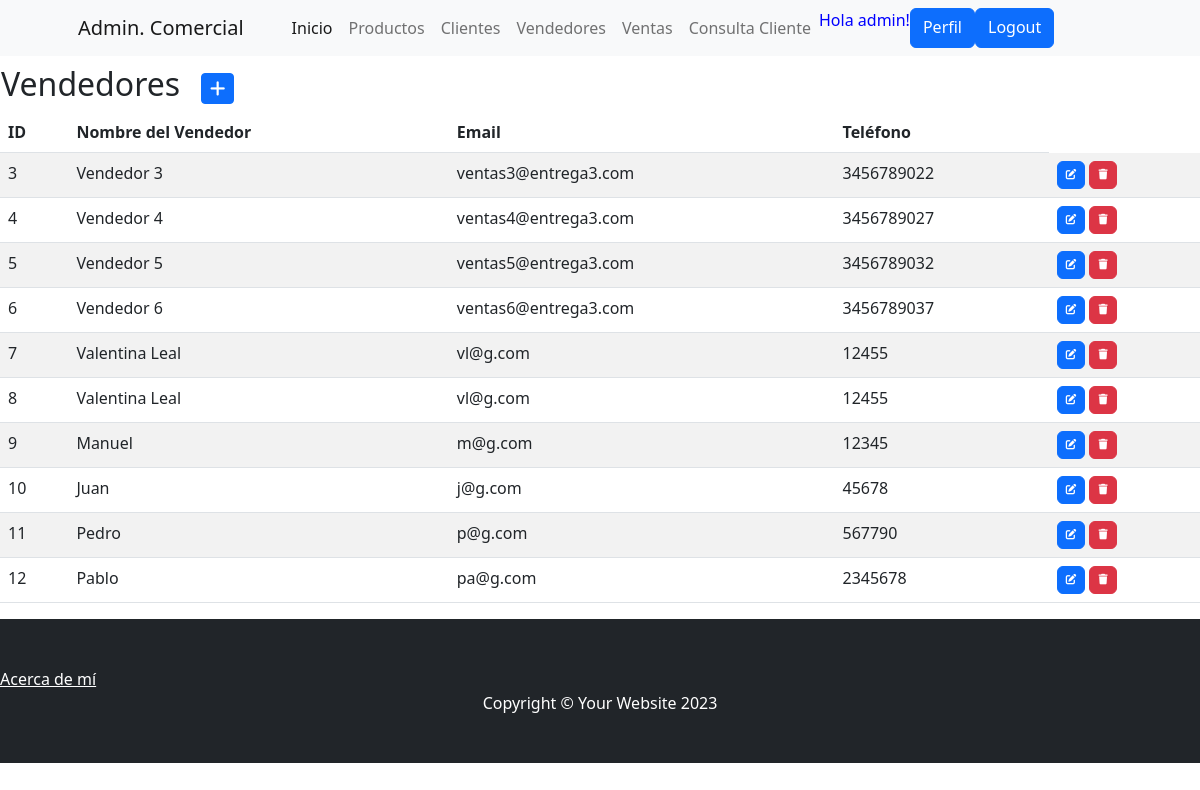
/vendedores/ (signed in), run on the app's committed database.
### app_ventas/models.py (models this page shows, shortened)
class Vendedor(models.Model):
     nombre = models.CharField(max_length=100, blank=False)
     email = models.EmailField(max_length=100, blank=False)
     telefono = models.CharField(max_length=15, blank=False)

### app_ventas/views.py (the view)
# urls.py: path('vendedores/', VendedoresList.as_view(), name='vendedores'),
class VendedoresList(LoginRequiredMixin, ListView):
    model = Vendedor

### app_ventas/templates/app_ventas/vendedor_list.html (shortened to what this page needs)
{% extends 'app_ventas/index.html' %}
{% load static %}
{% block contenido %}
<table>
    <tr>
        <td width="200"><h2>Vendedores</h2></td>
        <td>
            <a
            href="{% url 'create_vendedor' %}"
            class="btn btn-primary btn-sm"
            >
            </a>
        </td>
    </tr>
</table>
    <table class="table table-striped">
        <thead>
            <tr>
                <th>ID</th>
                <th>Nombre del Vendedor</th>
                <th>Email</th>
                <th>Teléfono</th>
            </tr>
        </thead>
        <tbody>
    {% for vendedor in vendedor_list  %}
            <tr>
                <td>{{ vendedor.id }}</td>
                <td>{{ vendedor.nombre }}</td>
                <td>{{ vendedor.email }}</td>
                <td>{{ vendedor.telefono }}</td>
                <td>
                    <a
                      href="{% url 'update_vendedor' vendedor.id %}"
                      class="btn btn-primary"
                      style="--bs-btn-padding-y: .25rem; --bs-btn-padding-x: .5rem; --bs-btn-font-size: .75rem;"
                      >
                    </a>
                    <a
                      href="{% url 'delete_vendedor' vendedor.id %}"
                      class="btn btn-danger"
                      style="--bs-btn-padding-y: .25rem; --bs-btn-padding-x: .5rem; --bs-btn-font-size: .75rem;"
                      >
                    </a>
                  </td>
            </tr>
    {% endfor %}
        </tbody>
    </table>
{% endblock contenido %}

### app_ventas/templates/app_ventas/index.html (shortened to what this page needs)
<!DOCTYPE html>
<html lang="en">
    <head>
        {% load static %}
        <link href="{% static 'app_ventas/css/styles.css' %}" rel="stylesheet" />
        <link href="https://cdnjs.cloudflare.com/ajax/libs/SimpleLightbox/2.1.0/simpleLightbox.min.css" rel="stylesheet" />
        <link rel="stylesheet" href="https://cdnjs.cloudflare.com/ajax/libs/font-awesome/6.4.0/css/all.min.css">
    </head>
    <body>
        <nav class="navbar navbar-expand-lg navbar-light bg-light">
            <div class="container px-4 px-lg-5">
                <a class="navbar-brand" href="#!">Admin. Comercial</a>
                <div class="collapse navbar-collapse" id="navbarSupportedContent">
                    <ul class="navbar-nav me-auto mb-2 mb-lg-0 ms-lg-4">
                        <li class="nav-item"><a class="nav-link active" aria-current="page" href="{% url 'home' %}">Inicio</a></li>
                        {% if user.is_authenticated %}
                        <li class="nav-item"><a class="nav-link" href="{% url 'productos' %}">Productos</a></li>
                        <li class="nav-item"><a class="nav-link" href="{% url 'clientes' %}">Clientes</a></li>
                        <li class="nav-item"><a class="nav-link" href="{% url 'vendedores' %}"> Vendedores</a></li>
                        <li class="nav-item"><a class="nav-link" href="{% url 'ventas' %}"> Ventas</a></li>
                        <li class="nav-item"><a class="nav-link" href="{% url 'consultacliente' %}">Consulta Cliente</a></li>
                        <p style="color:blue">Hola {{user.username}}!</p>
                        <a class="btn btn-primary" href="{% url 'editar_perfil' %}">Perfil</a>
                        <a class="btn btn-primary" href="{% url 'logout' %}">Logout</a>
                    {% else %}
                        <a class="btn btn-success" href="{% url 'registro' %}">Sign up</a>
                        <a class="btn btn-primary" href="{% url 'login' %}">Login</a>
                    {% endif %}
                    </ul>
                </div>
            </div>
        </nav>
         {% block contenido %}
        {% endblock contenido %}
        <footer class="py-5 bg-dark">
            <a class="m-0 text-center text-white" href="{% url 'about_me' %}" >Acerca de mí</a>
            <div class="container"><p class="m-0 text-center text-white">Copyright &copy; Your Website 2023</p></div>
        </footer>
    </body>
</html>

### data on the page
Vendedor: id "3", nombre "Vendedor 3", email "ventas3@entrega3.com", telefono "3456789022"
Vendedor: id "4", nombre "Vendedor 4", email "ventas4@entrega3.com", telefono "3456789027"
Vendedor: id "5", nombre "Vendedor 5", email "ventas5@entrega3.com", telefono "3456789032"
Vendedor: id "6", nombre "Vendedor 6", email "ventas6@entrega3.com", telefono "3456789037"
Vendedor: id "7", nombre "Valentina Leal", email "vl@g.com", telefono "12455"
Vendedor: id "8", nombre "Valentina Leal", email "vl@g.com", telefono "12455"
Vendedor: id "9", nombre "Manuel", email "m@g.com", telefono "12345"
Vendedor: id "10", nombre "Juan", email "j@g.com", telefono "45678"
Vendedor: id "11", nombre "Pedro", email "p@g.com", telefono "567790"
Vendedor: id "12", nombre "Pablo", email "pa@g.com", telefono "2345678"

### other printed values
{{ user.username }} "admin"
